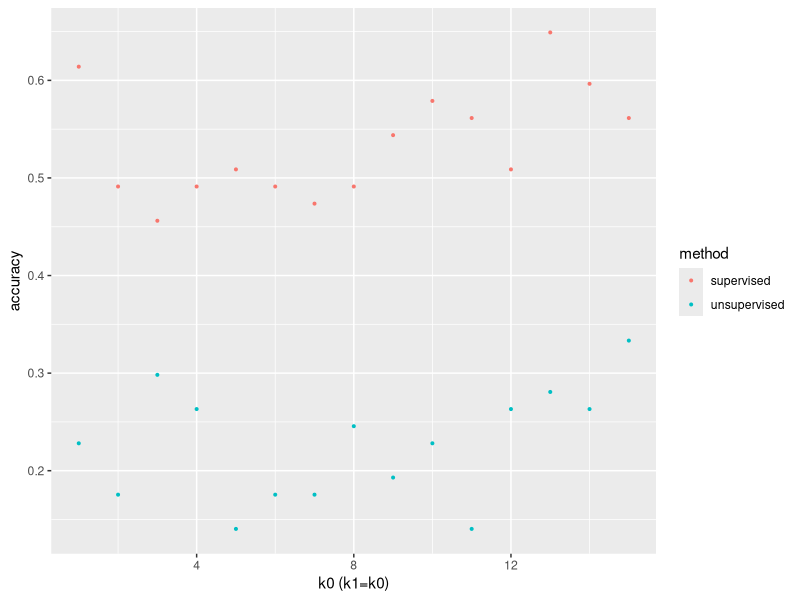
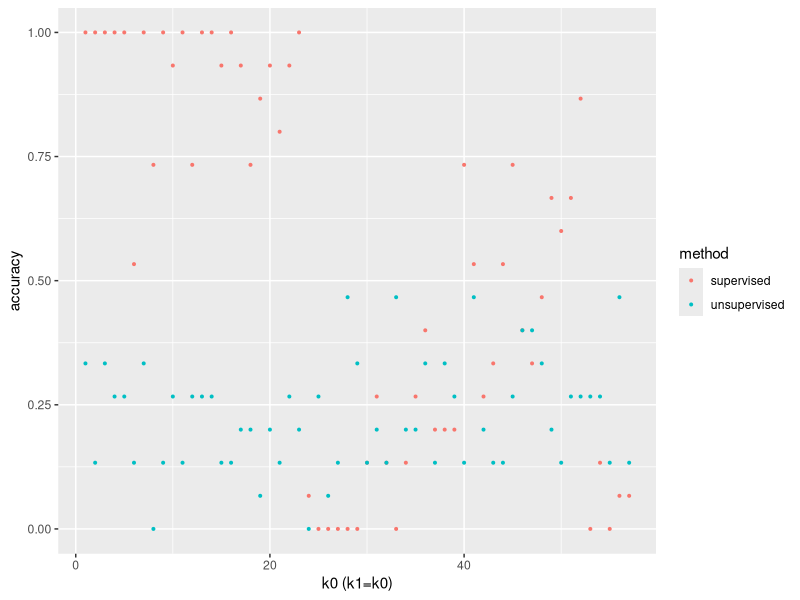

Recreate these plots in R, in order. (Note: this script raises an error after producing the figures.)
## ---- chunk 1
knitr::opts_chunk$set(echo = TRUE)
## ---- chunk 2
library(tidyverse)
library(ggplot2)
dat = read.csv("../data/cleaned_data.csv")

## ---- chunk 3
accuracy = read.csv("./accuracy/accuracy.csv")
accuracy %>%
  pivot_longer(supervised:unsupervised, names_to = "method", values_to = "accuracy") %>%
  ggplot(aes(x = number_of_topic,y = accuracy, color = method)) +
  geom_point(size=0.7) +
  labs(x="k0 (k1=k0)")
## ---- chunk 4
accuracy = read.csv("./accuracy/accuracy_per_patient.csv")
accuracy %>%
  pivot_longer(supervised:unsupervised, names_to = "method", values_to = "accuracy") %>%
  ggplot(aes(x = no,y = accuracy, color = method)) +
  geom_point(size=0.7) +
  labs(x="k0 (k1=k0)")
## ---- chunk 5
#prediction = read.csv("./accuracy/prediction.csv")
head(prediction)
acc = data.frame(index=rep(c(1:57),2),method = c(rep("supervised", 57),rep("unsupervised", 57)),accuracy=rep(0,57*2))
for (i in 1:length(prediction[[1]])){
  if (prediction$true[i]==prediction$prediction[i]){
    if (prediction$method[i]=="supervised"){
      acc$accuracy[prediction$index[i]+1] = acc$accuracy[prediction$index[i]+1] + 1
    } else{
      acc$accuracy[prediction$index[i]+58] = acc$accuracy[prediction$index[i]+58] + 1
    }
  }
}
acc$accuracy = acc$accuracy/15
accuracy %>%
  pivot_longer(supervised:unsupervised, names_to = "method", values_to = "accuracy") %>%
  ggplot(aes(x = no,y = accuracy, color = method)) +
  geom_point(size=0.7) +
  labs(x="k0 (k1=k0)")
acc%>%
  ggplot(aes(x = index,y = accuracy, color = method)) +
  geom_point(size=0.7) +
  labs(x="k0 (k1=k0)")
## ---- chunk 6
prediction %>% filter(index==1 & method=="supervised")
